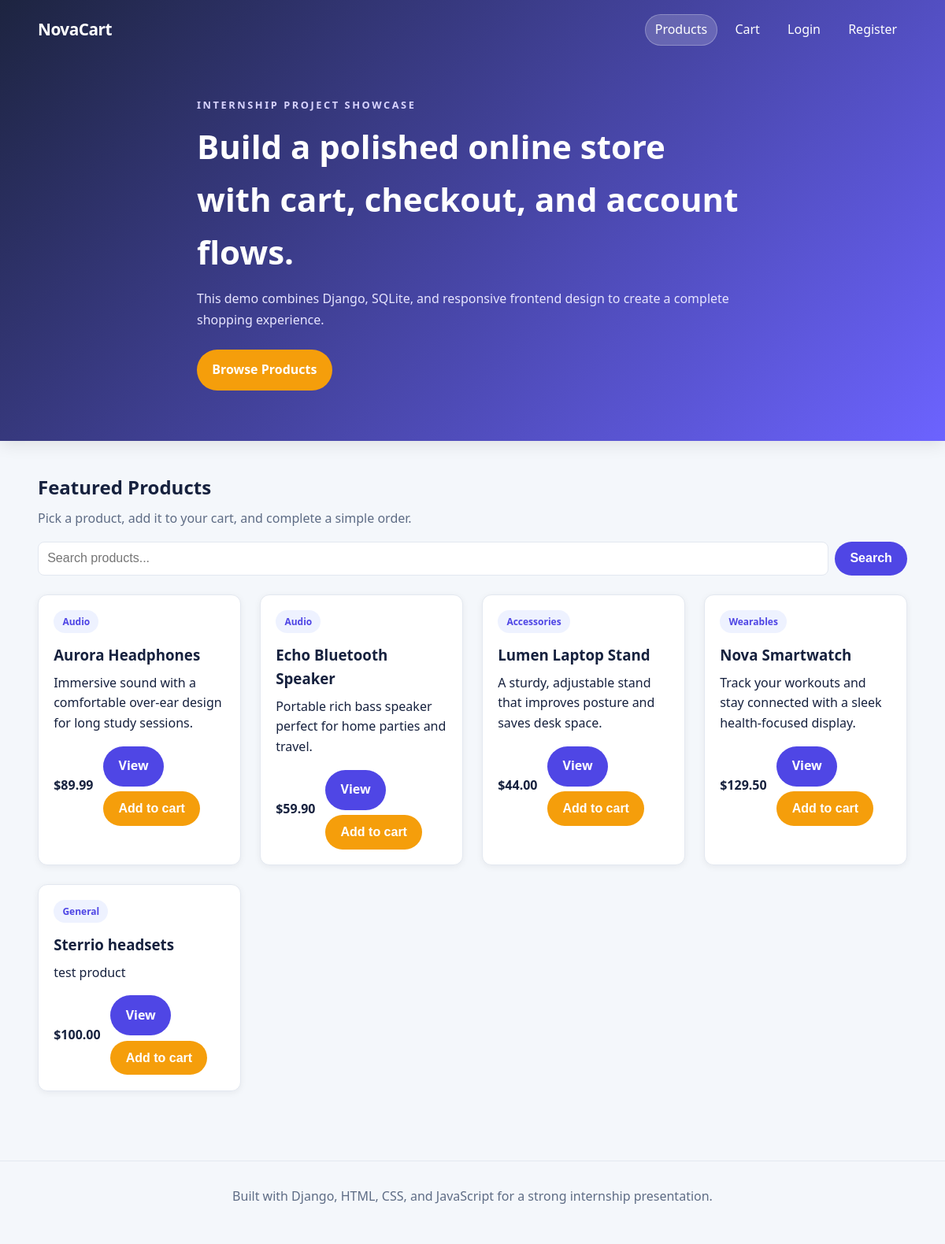
The page / on the database its author committed.
### shop/models.py (models this page shows, shortened)
class Product(models.Model):
    name = models.CharField(max_length=200)
    description = models.TextField()
    price = models.DecimalField(max_digits=8, decimal_places=2)
    category = models.CharField(max_length=50, default='General')
    stock = models.PositiveIntegerField(default=10)
    created_at = models.DateTimeField(auto_now_add=True)
    class Meta:
        ordering = ['name']

### shop/views.py (the view)
# urls.py: 2. Add a URL to urlpatterns:  path('', views.home, name='home')
def home(request):
    if not Product.objects.exists():
        seed_products()
    search_query = request.GET.get('search', '').strip()
    if search_query:
        products = Product.objects.filter(
            name__icontains=search_query
        ) | Product.objects.filter(
            description__icontains=search_query
        )
    else:
        products = Product.objects.all()
    return render(request, 'shop/home.html', {'products': products, 'search_query': search_query})

### shop/templates/shop/home.html (shortened to what this page needs)
{% extends 'shop/base.html' %}
{% block content %}
    <section id="products" class="section">
        <div class="section-title">
            <h2>Featured Products</h2>
            <p>Pick a product, add it to your cart, and complete a simple order.</p>
            <form method="get" class="search-form" style="margin-top: 1rem; display: flex; gap: 0.5rem;">
                <input type="text" name="search" placeholder="Search products..." value="{{ search_query }}" style="flex: 1;">
                <button class="btn btn-secondary" type="submit">Search</button>
            </form>
        </div>
        <div class="product-grid">
            {% for product in products %}
                <article class="card">
                    <div class="badge">{{ product.category }}</div>
                    <h3>{{ product.name }}</h3>
                    <p>{{ product.description }}</p>
                    <div class="card-footer">
                        <strong>${{ product.price }}</strong>
                        <div class="actions">
                            <a class="btn btn-secondary" href="{% url 'product_detail' product.id %}">View</a>
                            <form method="post" action="{% url 'add_to_cart' product.id %}">
                                <button class="btn" type="submit">Add to cart</button>
                            </form>
                        </div>
                    </div>
                </article>
            {% empty %}
                <div class="empty-state" style="grid-column: 1 / -1; text-align: center;">
                    <p>No products found. Try a different search.</p>
                    <a class="text-link" href="{% url 'home' %}">Clear search</a>
                </div>
            {% endfor %}
        </div>
    </section>
{% endblock %}

### shop/templates/shop/base.html (shortened to what this page needs)
<!DOCTYPE html>
<html lang="en">
<head>
    {% load static %}
    <link rel="stylesheet" href="{% static 'shop/css/style.css' %}">
</head>
<body>
    <header class="hero">
        <nav class="nav container">
            <a class="brand" href="{% url 'home' %}">NovaCart</a>
            <div class="nav-links">
                <a class="nav-link{% if request.resolver_match.url_name == 'home' %} active{% endif %}" href="{% url 'home' %}">Products</a>
                <a class="nav-link{% if request.resolver_match.url_name == 'cart' %} active{% endif %}" href="{% url 'cart' %}">Cart</a>
                {% if user.is_authenticated %}
                    <a class="nav-link{% if request.resolver_match.url_name == 'my_orders' %} active{% endif %}" href="{% url 'my_orders' %}">My Orders</a>
                    {% if user.is_staff %}
                        <a class="nav-link{% if request.resolver_match.url_name == 'admin_orders' %} active{% endif %}" href="{% url 'admin_orders' %}">Admin Orders</a>
                    {% endif %}
                    <a class="nav-link{% if request.resolver_match.url_name == 'logout' %} active{% endif %}" href="{% url 'logout' %}">Logout</a>
                {% else %}
                    <a class="nav-link{% if request.resolver_match.url_name == 'login' %} active{% endif %}" href="{% url 'login' %}">Login</a>
                    <a class="nav-link{% if request.resolver_match.url_name == 'register' %} active{% endif %}" href="{% url 'register' %}">Register</a>
                {% endif %}
            </div>
        </nav>
        <div class="container hero-content">
            <div>
                <p class="eyebrow">Internship project showcase</p>
                <h1>Build a polished online store with cart, checkout, and account flows.</h1>
                <p class="hero-text">This demo combines Django, SQLite, and responsive frontend design to create a complete shopping experience.</p>
                <a class="btn" href="#products">Browse Products</a>
            </div>
        </div>
    </header>
    <main class="container">
        {% block content %}{% endblock %}
    </main>
    <footer class="footer">
        <div class="container">
            <p>Built with Django, HTML, CSS, and JavaScript for a strong internship presentation.</p>
        </div>
    </footer>
</body>
</html>

### shop/static/shop/css/style.css (style rules this page uses)
:root { color-scheme: light; --bg: #f4f7fb; --card: #ffffff; --text: #16213e; --muted: #5e6c85; --primary: #6c63ff; --primary-dark: #4f46e5; --accent: #f59e0b; --border: #e3e8f0; --success: #10b981; --error: #ef4444; }
* { box-sizing: border-box; }
html { scroll-behavior: smooth; }
body { margin: 0; font-family: 'Segoe UI', -apple-system, BlinkMacSystemFont, Arial, sans-serif; background: var(--bg); color: var(--text); line-height: 1.6; }
a { color: inherit; text-decoration: none; }
.container { width: min(1120px, 92vw); margin: 0 auto; }
.hero { background: linear-gradient(135deg, #1d2440, #6c63ff); color: white; padding-bottom: 3rem; box-shadow: 0 4px 20px rgba(0, 0, 0, 0.1); }
.nav { display: flex; justify-content: space-between; align-items: center; padding: 1.1rem 0; flex-wrap: wrap; gap: 1rem; }
.brand { font-size: 1.3rem; font-weight: 700; letter-spacing: -0.5px; }
.nav-links { display: flex; gap: 0.6rem; align-items: center; flex-wrap: wrap; }
.nav-link { padding: 0.45rem 0.8rem; border-radius: 999px; transition: all 0.2s ease; }
.nav-link:hover, .nav-link.active { background: rgba(255,255,255,0.18); box-shadow: inset 0 0 0 1px rgba(255,255,255,0.25); }
.hero-content { padding: 3rem 0 1rem; max-width: 700px; }
.eyebrow { text-transform: uppercase; letter-spacing: 0.2em; font-size: 0.8rem; color: #d8d4ff; font-weight: 600; margin: 0; }
.hero h1 { font-size: clamp(2rem, 3.5vw, 3rem); margin: 0.5rem 0 0.8rem; font-weight: 700; }
.hero-text { color: #e7e5ff; line-height: 1.7; margin: 0 0 1.5rem 0; }
.btn { display: inline-block; background: var(--accent); color: white; border: none; padding: 0.8rem 1.2rem; border-radius: 999px; cursor: pointer; font-weight: 600; transition: all 0.3s ease; font-size: 1rem; }
.btn-secondary { background: var(--primary-dark); }
.section { padding: 2.5rem 0; }
.section-title { margin-bottom: 1.5rem; }
.section-title h2 { margin: 0 0 0.5rem 0; }
.section-title p { margin: 0; color: var(--muted); }
.search-form { display: flex; gap: 0.5rem; align-items: stretch; }
.search-form input { flex: 1; min-width: 200px; }
.product-grid { display: grid; grid-template-columns: repeat(auto-fill, minmax(250px, 1fr)); gap: 1.5rem; }
.card, .detail-card, .checkout-card, .auth-card { background: var(--card); border: 1px solid var(--border); border-radius: 12px; box-shadow: 0 2px 8px rgba(15, 23, 42, 0.06); padding: 1.2rem; transition: box-shadow 0.3s ease, transform 0.3s ease; }
.badge { display: inline-block; background: #eef2ff; border-radius: 999px; padding: 0.3rem 0.7rem; color: var(--primary-dark); font-size: 0.75rem; font-weight: 600; margin-bottom: 0.8rem; text-transform: capitalize; }
.card h3, .detail-card h2, .checkout-card h3, .auth-card h2 { margin: 0 0 0.5rem 0; }
.card p, .card-footer { margin: 0; }
.card-footer { display: flex; justify-content: space-between; align-items: center; gap: 0.8rem; margin-top: 1rem; }
.actions { display: flex; gap: 0.4rem; align-items: center; flex-wrap: wrap; }
.actions form { margin: 0; }
.actions button { margin: 0; }
input, textarea, select { border: 1px solid var(--border); border-radius: 8px; padding: 0.7rem; width: 100%; font-size: 1rem; transition: border-color 0.3s ease; }
.footer { padding: 2rem 0 3rem; color: var(--muted); text-align: center; border-top: 1px solid var(--border); margin-top: 3rem; }
.footer p { margin: 0; }

### rows shown on the page
Product: category "Audio", name "Aurora Headphones", description "Immersive sound with a comfortable over-ear design for long study sessions.", price "89.99"
Product: category "Audio", name "Echo Bluetooth Speaker", description "Portable rich bass speaker perfect for home parties and travel.", price "59.90"
Product: category "Accessories", name "Lumen Laptop Stand", description "A sturdy, adjustable stand that improves posture and saves desk space.", price "44.00"
Product: category "Wearables", name "Nova Smartwatch", description "Track your workouts and stay connected with a sleek health-focused display.", price "129.50"
Product: category "General", name "Sterrio headsets", description "test product", price "100.00"
